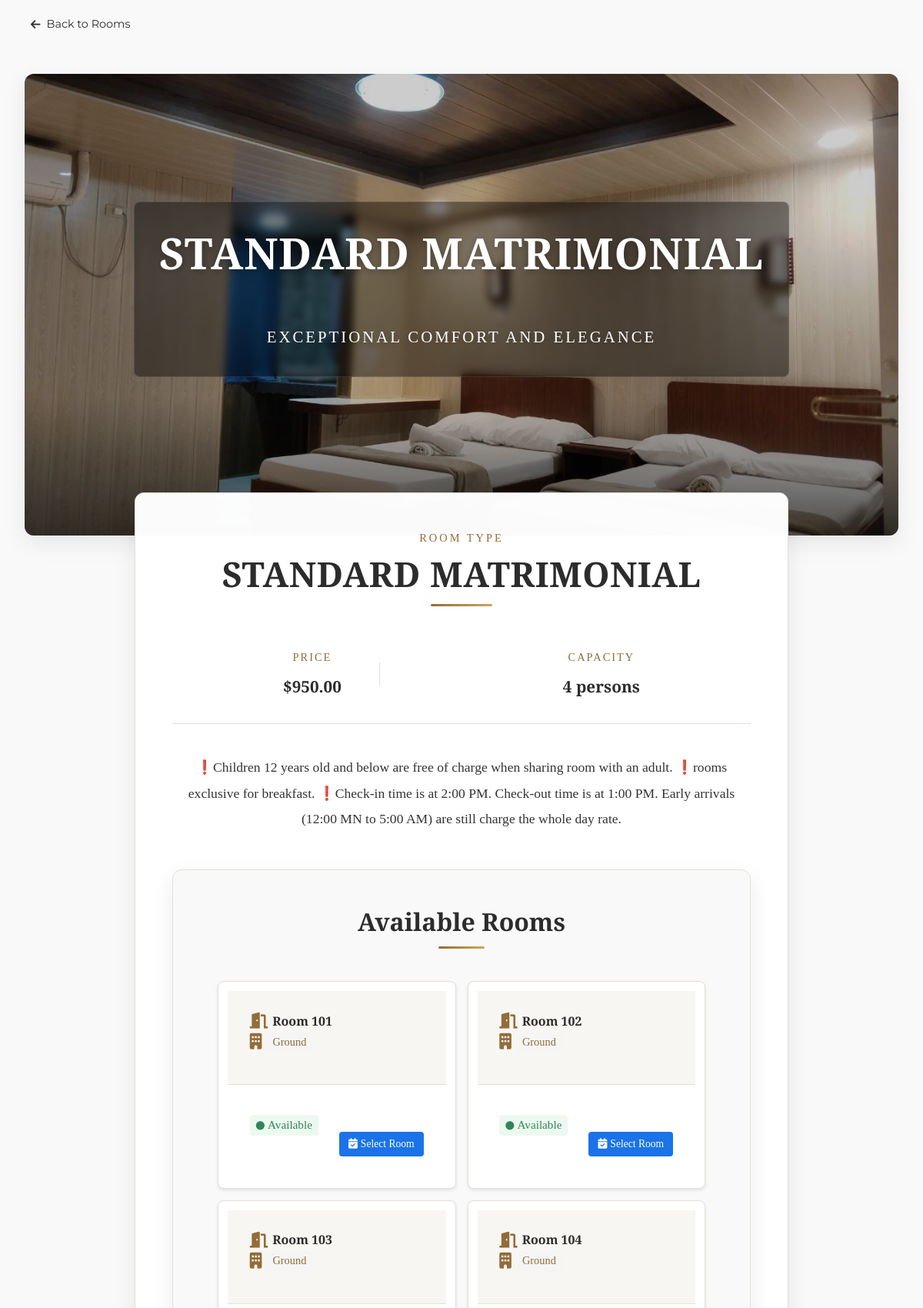
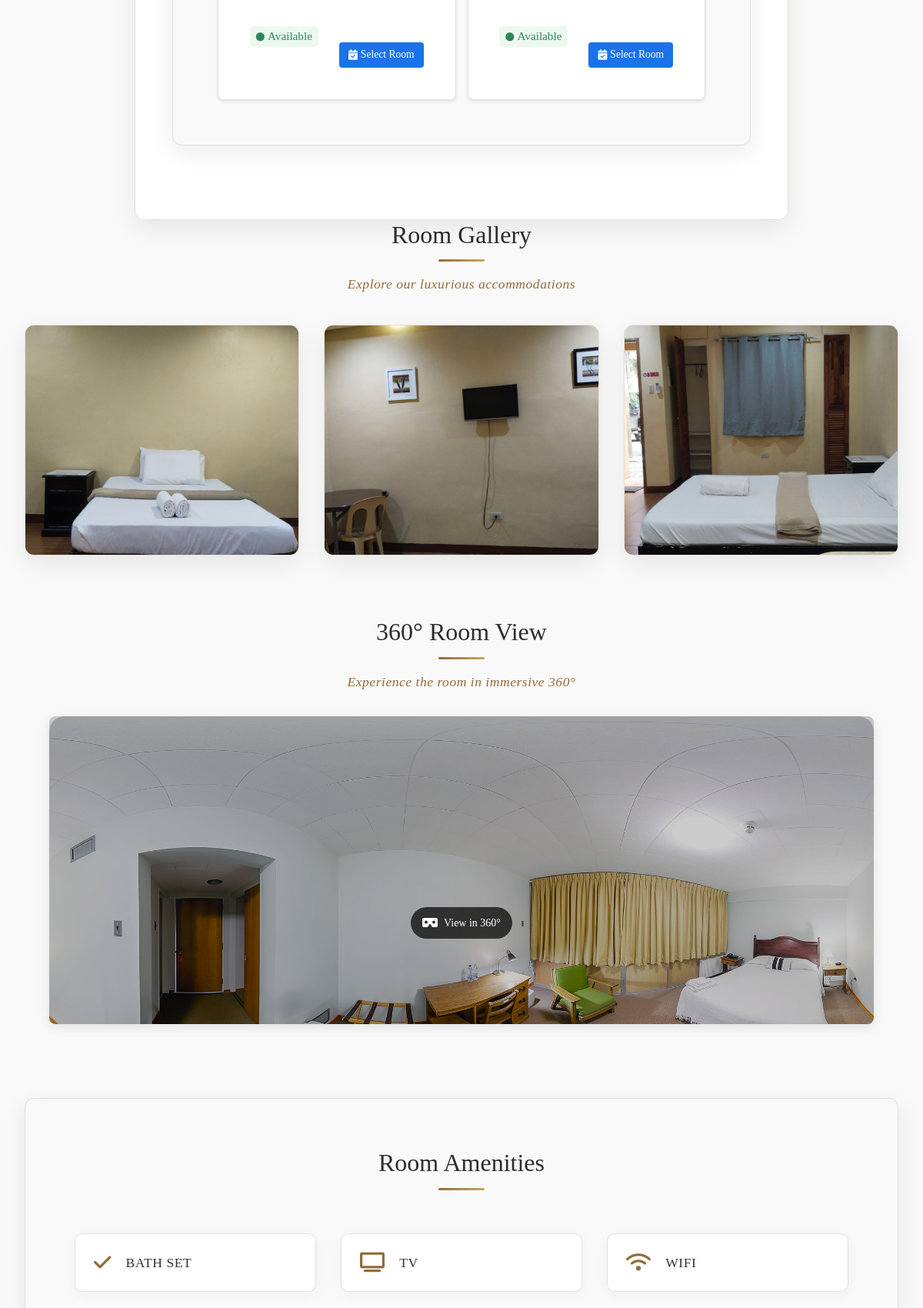
/landing_page/pages/room_details.php?room_type_id=1 (upper part), run on the app's committed database (2 pictures, top to bottom).
### tables this page shows
CREATE TABLE IF NOT EXISTS `room_types` (
  `room_type_id` int NOT NULL AUTO_INCREMENT,
  `type_name` varchar(50) NOT NULL,
  `description` text,
  `floor_type` int NOT NULL,
  `base_price` decimal(10,2) NOT NULL,
  `capacity` int NOT NULL,
  `amenities` text,
  `image_path` text,
  PRIMARY KEY (`room_type_id`)
);

CREATE TABLE IF NOT EXISTS `rooms` (
  `room_id` int NOT NULL AUTO_INCREMENT,
  `room_number` varchar(20) NOT NULL,
  `room_type_id` int NOT NULL,
  `description` text,
  `status` enum('available','occupied','maintenance','reserved') NOT NULL DEFAULT 'available',
  `is_active` tinyint(1) DEFAULT '1',
  PRIMARY KEY (`room_id`),
  UNIQUE KEY `room_number` (`room_number`),
  KEY `room_type_id` (`room_type_id`)
);

CREATE TABLE IF NOT EXISTS `room_gallery` (
  `gallery_id` int NOT NULL AUTO_INCREMENT,
  `room_type_id` int NOT NULL,
  `image_path` varchar(255) NOT NULL,
  `caption` varchar(100) DEFAULT NULL,
  `display_order` int DEFAULT '0',
  `created_at` datetime DEFAULT CURRENT_TIMESTAMP,
  PRIMARY KEY (`gallery_id`),
  KEY `room_type_id` (`room_type_id`)
);

CREATE TABLE IF NOT EXISTS `room_media` (
  `media_id` int NOT NULL AUTO_INCREMENT,
  `room_type_id` int NOT NULL,
  `panorama_image` varchar(255) DEFAULT NULL,
  `last_updated` datetime DEFAULT CURRENT_TIMESTAMP,
  PRIMARY KEY (`media_id`)
);

### landing_page/pages/room_details.php (the view, shortened to what this page needs)
<?php
require_once '../../config/db.php';
$room_type_id = $_GET['room_type_id'];
$type_query = "SELECT * FROM room_types WHERE room_type_id = ?";
$type_stmt  = $conn->prepare($type_query);
$type_stmt->bind_param("i", $room_type_id);
$type_stmt->execute();
$type_result = $type_stmt->get_result();
$room_type   = $type_result->fetch_assoc();
$rooms_query = "SELECT r.*, rt.floor_type, rm.* FROM rooms r LEFT JOIN room_types rt ON r.room_type_id = rt.room_type_id LEFT JOIN room_media rm ON rt.room_type_id = rm.room_type_id WHERE r.status = 'available' AND r.room_type_id = ?";
$rooms_stmt  = $conn->prepare($rooms_query);
$rooms_stmt->bind_param("i", $room_type_id);
$rooms_stmt->execute();
$rooms_result    = $rooms_stmt->get_result();
$available_rooms = [];
while ($room = $rooms_result->fetch_assoc()) {
    $available_rooms[] = $room;
}
if ($room_type) {
    $type_name   = $room_type['type_name'];
    $description = $room_type['description'];
    $base_price  = $room_type['base_price'];
    $capacity    = $room_type['capacity'];
    $amenities   = $room_type['amenities'];
    if (! empty($available_rooms)) {
        $room        = $available_rooms[0];
        $room_id     = $room['room_id'];
        $panorama_image = $room['panorama_image'];
    }
} else {
    echo "Room type not found.";
    exit;
}
?>
<!DOCTYPE html>
<html lang="en">
<head>
    <?php include_once '../includes/head.php'; ?>
    <link rel="stylesheet" href="../css/room_details.css">
</head>
<body>
    <div class="back-nav">
        <a href="index.php" class="back-button">
            <i class="fas fa-arrow-left"></i>
            Back to Rooms
        </a>
    </div>
    <div class="room-details">
        <div class="hero-section">
            <img src="../assets/images/luxury-twin.jpg" alt="<?php echo $type_name; ?>" class="hero-image">
            <div class="hero-overlay">
                <div class="hero-title">
                    <h1><?php echo $type_name; ?></h1>
                    <span class="subtitle">Exceptional Comfort and Elegance</span>
                </div>
            </div>
        </div>
        <div class="room-info" id="available-rooms">
            <div class="room-label">Room Type</div>
            <h1 class="room-title"><?php echo $type_name; ?></h1>
            <div class="room-meta">
                <div class="meta-item">
                    <div class="meta-label">Price</div>
                    <div class="meta-value">$<?php echo number_format($base_price, 2); ?></div>
                </div>
                <div class="meta-item">
                    <div class="meta-label">Capacity</div>
                    <div class="meta-value"><?php echo $capacity; ?> persons</div>
                </div>
            </div>
            <p class="room-description"><?php echo $description; ?></p>
            <div class="available-rooms">
                <h2>Available Rooms</h2>
                <?php if (! empty($available_rooms)): ?>
                    <div class="rooms-grid">
                        <?php foreach ($available_rooms as $room): ?>
                            <div class="room-card">
                                <div class="room-card-header">
                                    <div class="room-number">
                                        <i class="fas fa-door-open"></i>
                                        <h3>Room <?php echo $room['room_number']; ?></h3>
                                    </div>
                                    <div class="room-floor">
                                        <i class="fas fa-building"></i>
                                        <span class="floor-badge">
                                            <?php echo $room['floor_type'] === 1 ? "Ground" : "Second"; ?>
                                        </span>
                                    </div>
                                </div>
                                <div class="room-card-body">
                                    <div class="room-status">
                                        <span class="status-badge <?php echo strtolower($room['status']); ?>">
                                            <i class="fas fa-circle"></i>
                                            <?php echo ucfirst($room['status']); ?>
                                        </span>
                                    </div>
                                    <div class="room-actions">
                                        <a href="booking-page.php?room_id=<?php echo $room['room_id']; ?>" class="select-room-btn">
                                            <i class="fas fa-calendar-check"></i>
                                            Select Room
                                        </a>
                                    </div>
                                </div>
                            </div>
                        <?php endforeach; ?>
                    </div>
                <?php endif; ?>
            </div>
        </div>
        <div class="room-photos">
            <h2 class="section-title">Room Gallery</h2>
            <p class="section-subtitle">Explore our luxurious accommodations</p>
            <div class="photos-grid">
                <?php
                $photoGridstmt = $conn->prepare("SELECT image_path FROM room_gallery WHERE room_type_id = ?");
                $photoGridstmt->bind_param("i", $room_type_id);
                $photoGridstmt->execute();
                $result = $photoGridstmt->get_result();
                while ($row = $result->fetch_assoc()) {
                    echo "<div class='photo-item'>";
                    echo "<img src='../../public/room_images_details/{$row['image_path']}' alt='Room Gallery Image'>";
                    echo "</div>";
                }
                ?>
            </div>
            <?php if (!empty($panorama_image)): ?>
                <div class="panorama-section">
                    <h2 class="section-title">360° Room View</h2>
                    <p class="section-subtitle">Experience the room in immersive 360°</p>
                    <div class="panorama-container">
                        <a href="panorama_viewer.php?room_id=<?php echo $room_id; ?>" class="panorama-link">
                            <img src="../../public/panoramas/<?php echo htmlspecialchars($panorama_image); ?>" alt="360° view of <?php echo htmlspecialchars($type_name); ?>" class="panorama-image">
                            <div class="panorama-overlay">
                                <span class="panorama-hint"><i class="fas fa-vr-cardboard"></i> View in 360°</span>
                            </div>
                        </a>
                    </div>
                </div>
            <?php else: ?>
                <div class="no-panorama-message">
                    <p><i class="fas fa-exclamation-triangle"></i> No panorama image available for this room.</p>
                </div>
            <?php endif; ?>
        </div>
        <div class="amenities-section">
            <h2 class="section-title">Room Amenities</h2>
            <div class="amenities-grid">
                <?php
                $amenities_array = array_map('strtoupper', explode(',', $amenities));
                $amenity_icons   = [
                    'WIFI'             => 'fa-wifi',
                    'TV'               => 'fa-tv',
                    'AIR CONDITIONING' => 'fa-snowflake',
                    'MINI BAR'         => 'fa-wine-glass',
                    'SAFE'             => 'fa-vault',
                    'ROOM SERVICE'     => 'fa-concierge-bell',
                    'COFFEE MAKER'     => 'fa-mug-hot',
                    'HAIR DRYER'       => 'fa-wind',
                    'BATH AMENITIES'   => 'fa-bath',
                ];
                foreach ($amenities_array as $amenity) {
                    $amenity = trim($amenity);
                    $icon    = isset($amenity_icons[$amenity]) ? $amenity_icons[$amenity] : 'fa-check';
                    echo "<div class='amenity-item'>";
                    echo "<i class='fas {$icon} amenity-icon'></i>";
                    echo "<span class='amenity-text'>{$amenity}</span>";
                    echo "</div>";
                }
                ?>
            </div>
        </div>
    </div>
</body>
</html>

### landing_page/includes/head.php (shortened to what this page needs)
<head>
    <link rel="stylesheet" href="../css/style.css">
    <link rel="stylesheet" href="../css/rooms.css">
    <link rel="stylesheet" href="https://cdn.jsdelivr.net/npm/bootstrap@5.3.0/dist/css/bootstrap.min.css">
    <link rel="stylesheet" href="https://cdn.datatables.net/1.13.6/css/jquery.dataTables.min.css">
    <link rel="stylesheet" href="https://cdn.datatables.net/responsive/2.5.0/css/responsive.dataTables.min.css">
    <link rel="stylesheet" href="https://cdnjs.cloudflare.com/ajax/libs/font-awesome/6.0.0-beta3/css/all.min.css">
</head>

### landing_page/css/style.css (style rules this page uses)
:root { --primary-color: #c8a97e; --secondary-color: #1c3c64; --accent-color: #9c7a48; --dark-text: #1a1a1a; --light-text: #707070; --light-bg: #f7f7f7; --white: #ffffff; --shadow: 0 10px 30px rgba(0, 0, 0, 0.08); --luxury-gradient: linear-gradient( 135deg, var(--primary-color) 0%, var(--accent-color) 100% ); }
* { margin: 0; padding: 0; box-sizing: border-box; font-family: "Playfair Display", serif; }
body { background-color: var(--light-bg) !important; color: var(--dark-text); }
.hero-title { font-family: "Playfair Display", serif; font-size: 90px; font-weight: 700; margin-bottom: 40px; text-transform: uppercase; color: var(--white); letter-spacing: 2px; text-shadow: 0 2px 10px rgba(0, 0, 0, 0.3); animation: fade-in 1.2s ease-out; line-height: 1.1; }
@media (max-width: 1200px) { .hero-title { font-size: 72px; } }

### landing_page/pages/room_details.php (style rules this page uses)
.panorama-link { display: block; position: relative; cursor: pointer; }
.rooms-grid { display: grid; grid-template-columns: repeat(auto-fill, minmax(240px, 1fr)); gap: 15px; padding: 10px; }
.room-card { background: #fff; border-radius: 8px; box-shadow: 0 2px 4px rgba(0,0,0,0.1); padding: 12px; transition: transform 0.2s ease; }
.room-card-header { margin-bottom: 8px; }
.room-number { display: flex; align-items: center; gap: 6px; margin-bottom: 4px; }
.room-number h3 { font-size: 1rem; margin: 0; }
.room-floor { display: flex; align-items: center; gap: 6px; font-size: 0.85rem; }
.floor-badge { background: #f5f5f5; padding: 2px 8px; border-radius: 4px; }
.room-card-body { display: flex; justify-content: space-between; align-items: center; margin-top: 8px; }
.room-status { font-size: 0.85rem; }
.status-badge { display: flex; align-items: center; gap: 4px; padding: 2px 8px; border-radius: 4px; background: #e8f5e9; color: #2e7d32; }
.status-badge i { font-size: 0.7rem; }
.select-room-btn { font-size: 0.85rem; padding: 6px 12px; background: #1a73e8; color: white; border-radius: 4px; text-decoration: none; display: flex; align-items: center; gap: 4px; transition: background 0.2s ease; }
.panorama-hint { display: flex; align-items: center; background: rgba(0, 0, 0, 0.7); color: white; padding: 10px 15px; border-radius: 30px; font-size: 14px; transition: transform 0.3s ease; }
.panorama-hint i { margin-right: 8px; font-size: 16px; }
.panorama-overlay { position: absolute; top: 0; left: 0; width: 100%; height: 100%; display: flex; justify-content: center; align-items: center; background: rgba(0, 0, 0, 0.2); transition: background 0.3s ease; }

### data on the page
room_types: type_name "STANDARD MATRIMONIAL", base_price "950.00", capacity "4", description "❗Children 12 years old and below are free of charge when sharing room with an adult. ❗rooms exclusive for breakfast. ❗Check-in time is at 2:00 PM. Check-out time is at 1:00 PM. Early arrivals (12:00 MN to 5:00 AM) are still charge the whole day rate.", amenities "BATH SET", amenities "TV", amenities "WIFI"
rooms: room_number "101", status "Available"
rooms: room_number "102", status "Available"
rooms: room_number "103", status "Available"
rooms: room_number "104", status "Available"
room_gallery: image_path (picture)
room_gallery: image_path (picture)
room_gallery: image_path (picture)
room_media: panorama_image (picture)
